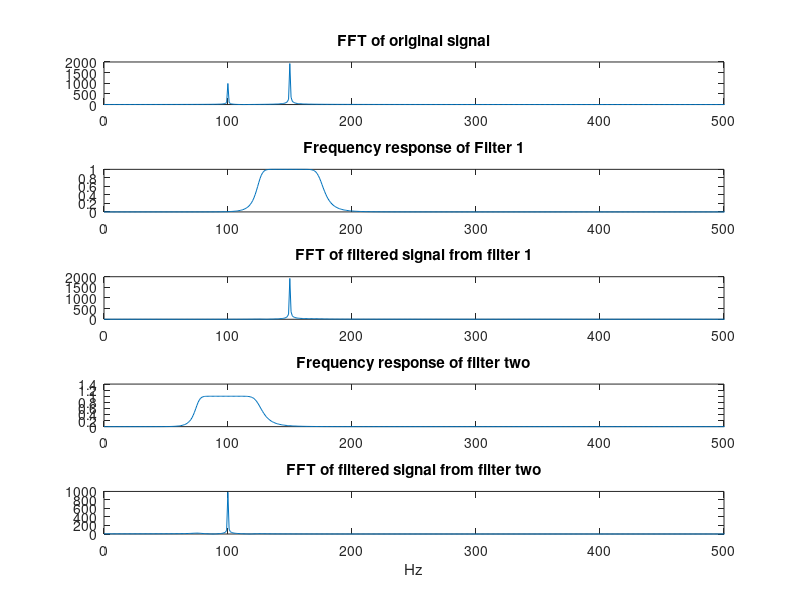

The MATLAB script that drew this image: (Note: this script raises an error after producing the figure.)
%Designing FIR & IIR FILTERS
close all;
clear all;
clc;
%Frequencies in Hz;
F1=100;
F2=150;
%Sampling Frequencies in samples/sec
Fs=1000;
t=[0:1/Fs:1];%Time Vector
F=Fs*[0:length(t)-1]/length(t);%Frequency Vector
x=exp(j*2*pi*F1*t)+2*exp(j*2*pi*F2*t); %Signal 
[bh,ah]=butter(6,[125 175]/500); %Filter coefficients 6 is order 500 is fs/2
[b1,a1]=butter(6,[75 125]/500); %Filter coefficients
[hh,wh]=freqz(bh,ah,length(t),'whole'); %Frequency response
[h1,w1]=freqz(b1,a1,length(t),'whole'); %Frequency response
%Filter operation
yh=filtfilt(bh,ah,x);
y1=filtfilt(b1,a1,x);
%Plotting
figure,
subplot(511),plot(F,abs(fft(x)));xlim([0 Fs/2]);
title('FFT of original signal');
subplot(512),plot(F,abs(hh));xlim([0 Fs/2]);
title('Frequency response of Filter 1');
subplot(513),plot(F,abs(fft(yh)));xlim([0 Fs/2]);
title('FFT of filtered signal from filter 1');
subplot(514),plot(F,abs(h1));xlim([0 Fs/2]);
title('Frequency response of filter two');
subplot(515),plot(F,abs(fft(y1)));xlim([0 Fs/2]);
title('FFT of filtered signal from filter two');
xlabel('Hz');
%Pole zero Constellations
[bh,ah]=eqtflength(bh,ah);
[zh,ph,kh]=tf2zp(bh,ah);
[b1,a1]=eqtflength(b1,a1);
[zl,pl,kl]=tf2zp(b1,a1);
figure,
subplot(121),zplane(bh,ah);xlim([-1.5 1.5]);ylim([-1.5 1.5]);
title('Filter One');
subplot(122),zplane(b1,a1);xlim([-1.5 1.5]);ylim([-1.5 1.5]);
title('Filter Two');
